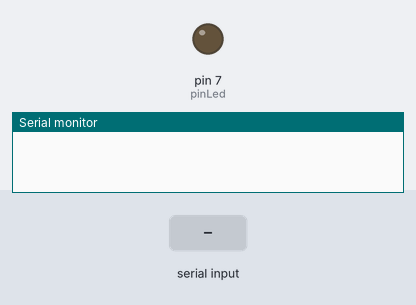
Simulated run of this sketch. Board: Arduino Uno, built with avr-gcc and run on an emulated ATmega328P. On the bench: output pins drawn as LEDs (lit = HIGH), the last lines printed to the serial monitor. The inputs (shaded band) are chosen by the test bench.

Above: at 1.2 s.
1.3 s: "y" received over Serial
At 2.4 s:
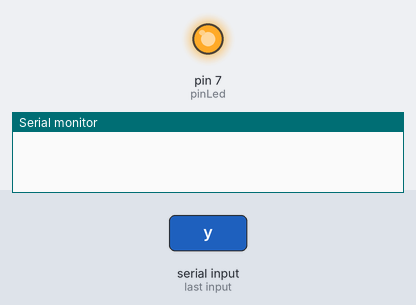
2.8 s: "y" received over the second serial link
At 3.5 s:
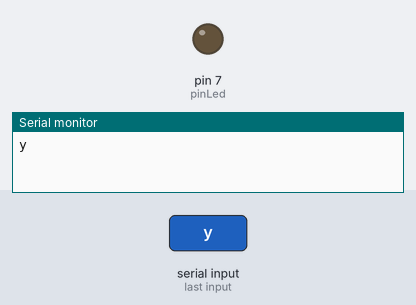
Timing chart, 0 to 5.8 s (numbered marks = the images above; inputs shaded):
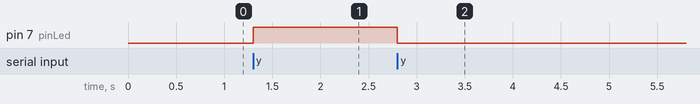

The sketch:

sketch_feb16a.ino
```cpp
#include <SoftwareSerial.h>
SoftwareSerial BT(10, 11);
int pinLed = 7;

void setup() {
  Serial.begin(9600);
  BT.begin(9600);
  pinMode(pinLed, OUTPUT);
}

void loop() {
  if (BT.available()) {
    Serial.write(BT.read());
    char data = Serial.read();
    digitalWrite(pinLed, data == 'y' ? HIGH : LOW);
  }
  if (Serial.available() > 0) {
    char data = Serial.read();
    digitalWrite(pinLed, data == 'y' ? HIGH : LOW);
  }
}
```

Measured:
- after the input at 1.3 s, pin 7 (pinLed): LOW → HIGH at once
- after the input at 2.8 s, pin 7 (pinLed): HIGH → LOW at once
